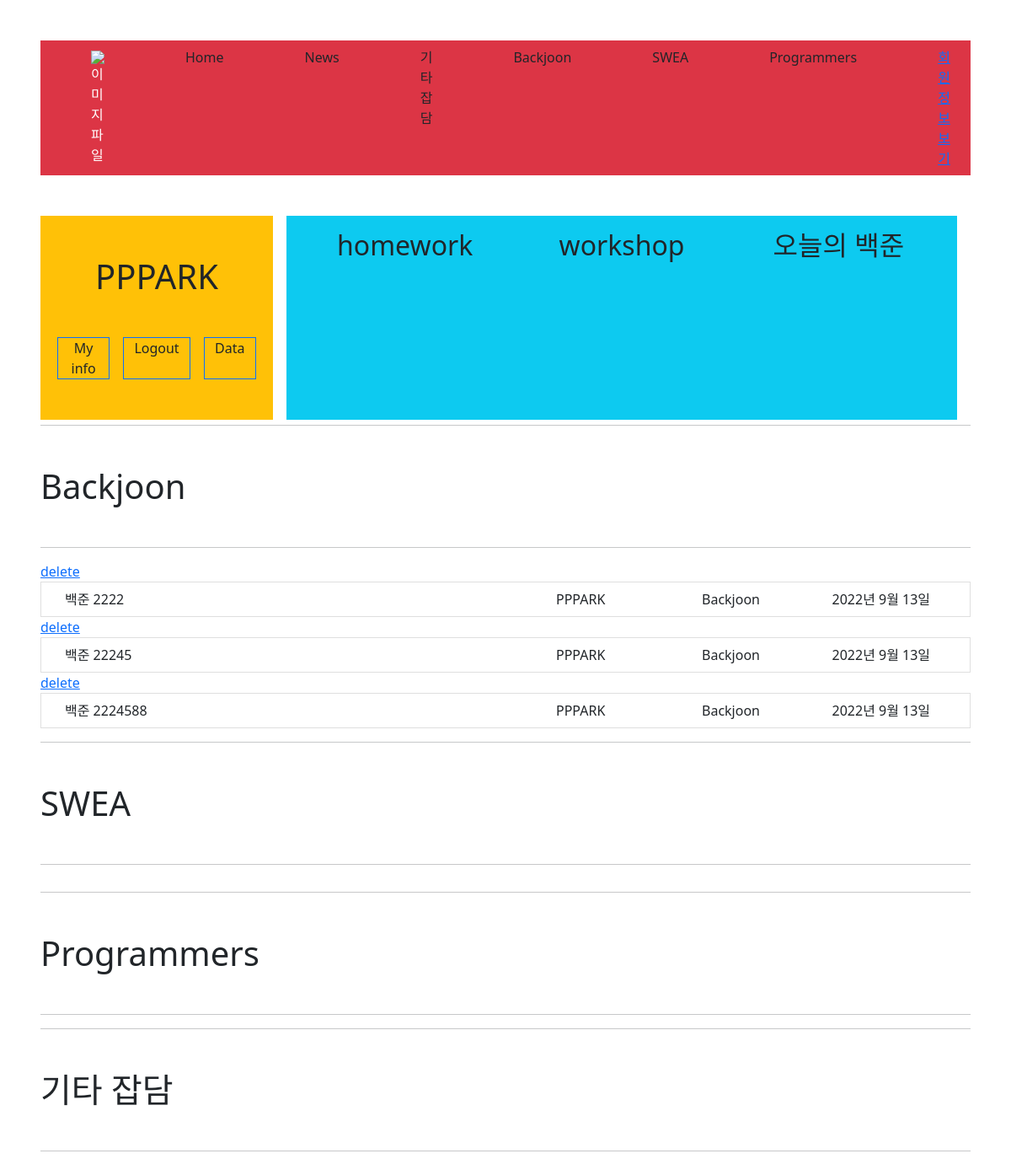
The page /myarticle/ (signed in) on the database as committed earlier.
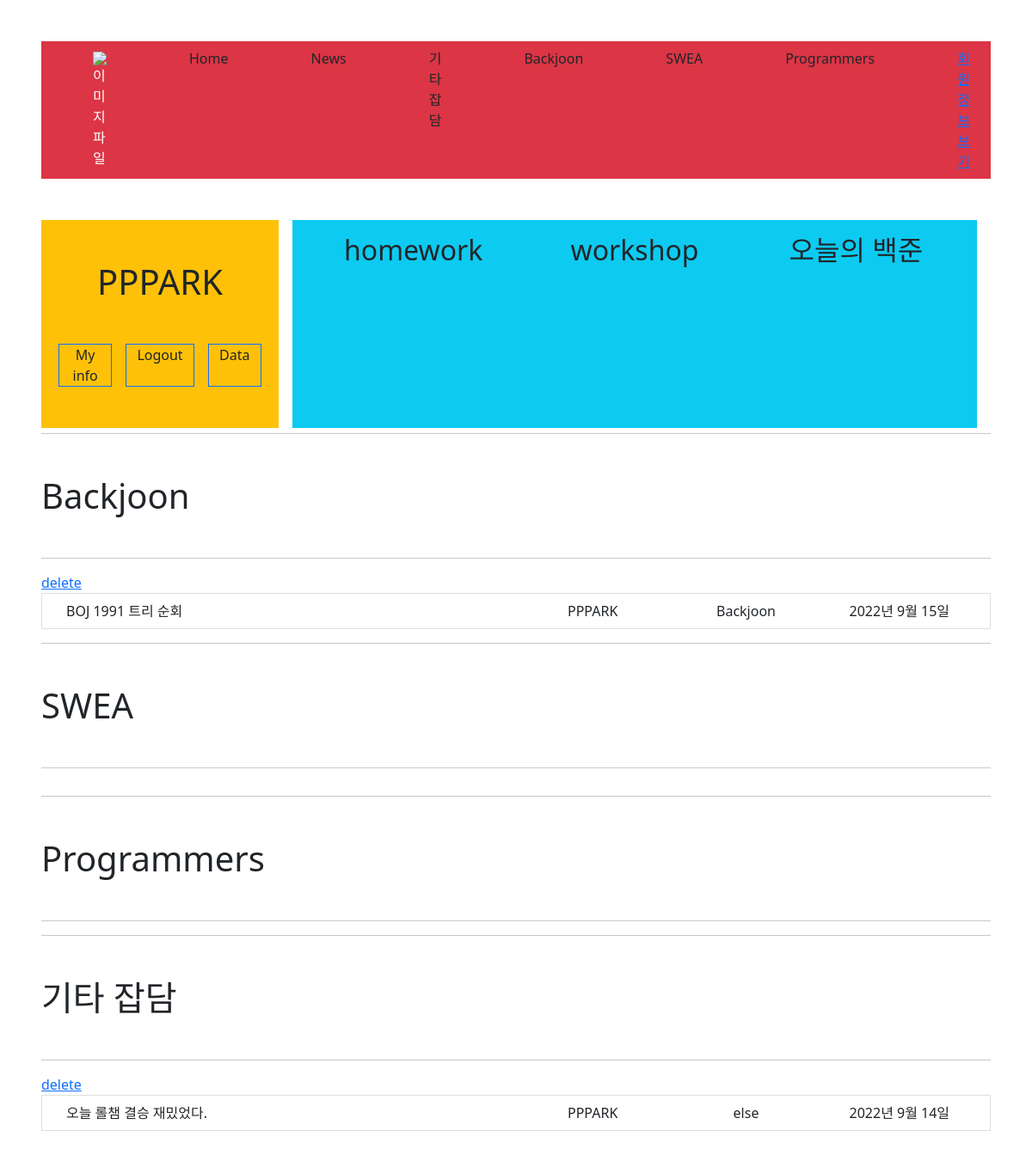
The same page on the database as committed later.
### articles/models.py (models this page shows)
class ArticleModel(models.Model):
    variety_1 = (
              ('Backjoon', 'Backjoon'),
              ('SWEA', 'SWEA'),
              ('Programmers', 'Programmers'),
              ('else', 'else'),
    )
    username = models.CharField(max_length=30)
    title = models.CharField(max_length= 30)
    content = models.TextField()
    release_date = models.DateField(auto_now = True)
    update_date = models.DateField(auto_now_add= True)
    variety = models.CharField(max_length=30, choices=variety_1)

### articles/views.py (the view)
# urls.py: path('myarticle/', views.myarticle, name= 'my_article'),
def myarticle(request):
    articles = ArticleModel.objects.filter(username = request.user.username)
    context = {
        'articles' : articles
    }
    return render(request, "articles/myarticle.html", context)

### articles/templates/articles/myarticle.html (shortened to what this page needs)
{% extends 'base.html' %}
{% block content %}
<hr>
<h1 class='my-5'>Backjoon</h1>
<hr>
<ul class="list-group">
{% for article in articles %}
{% if article.variety == "Backjoon" %}
<a href="{% url 'articles:delete' article.id %}">delete</a>
<a href="{% url 'articles:detail' article.id %}" class='text-decoration-none'>
    <li class="list-group-item list-group-item-action">
    <div class="container text-center">
        <div class="row">
            <div class="col-6 text-start">{{article.title}}</div>
            <div class="col-2">{{article.username}}</div>
            <div class="col-2">{{article.variety}}</div>
            <div class="col-2">{{article.release_date}}</div>
        </div>
    </div>
    </li>
</a>
{% endif %}
{% endfor %}
</ul>
<hr>
<h1 class='my-5'>SWEA</h1>
<hr>
<hr>
<h1 class='my-5'>Programmers</h1>
<hr>
<hr>
<h1 class='my-5'>기타 잡담</h1>
<hr>
{% for article in articles %}
{% if article.variety == "else" %}
<a href="{% url 'articles:delete' article.id %}">delete</a>
<ul class="list-group">
    <a href="{% url 'articles:detail' article.id %}" class='text-decoration-none'>
        <li class="list-group-item list-group-item-action">
        <div class="container text-center">
            <div class="row">
                <div class="col-6 text-start">{{article.title}}</div>
                <div class="col-2">{{article.username}}</div>
                <div class="col-2">{{article.variety}}</div>
                <div class="col-2">{{article.release_date}}</div>
            </div>
        </div>
        </li>
    </a>
</ul>
{% endif %}
{% endfor %}
{% endblock content %}

Rows that differ between the two databases and show on the page:
removed ArticleModel: title "백준 2222", username "PPPARK", variety "Backjoon", release_date "2022년 9월 13일"
removed ArticleModel: title "백준 22245", username "PPPARK", variety "Backjoon", release_date "2022년 9월 13일"
removed ArticleModel: title "백준 2224588", username "PPPARK", variety "Backjoon", release_date "2022년 9월 13일"
added ArticleModel: title "BOJ 1991 트리 순회", username "PPPARK", variety "Backjoon", release_date "2022년 9월 15일"
now on this page (row edited): ArticleModel: title "오늘 롤챔 결승 재밌었다.", username "PPPARK", variety "else", release_date "2022년 9월 14일", shown under "기타 잡담"
